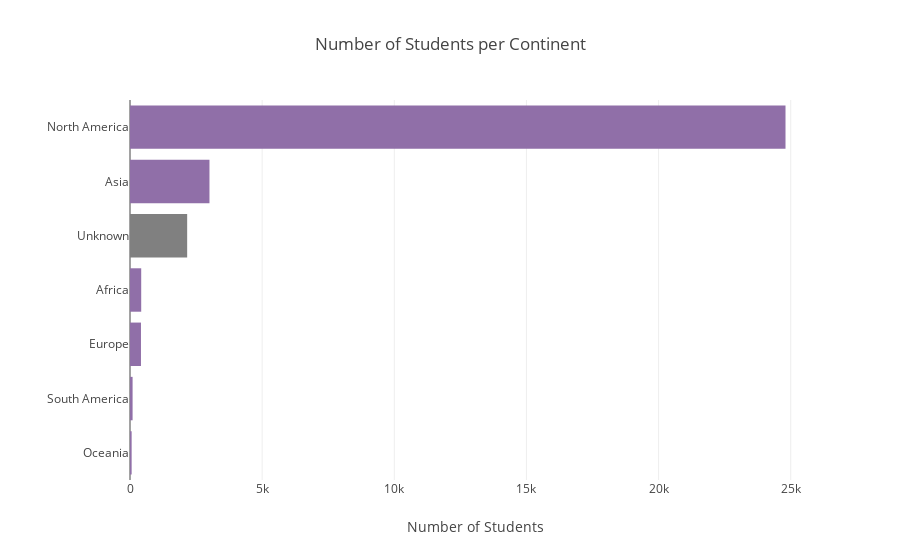

Source (notebook cell):
### Markdown cell above
### **<span style="color: red">Observation: </span>** It is clear that most of the students registered are based on the U.S (** over 24k !** ). The second country with most students is India ( **~ 2500 students** ). In the nexts charts, we'll take a closer look at each continent.
#### **<span style="color: blue">Note: </span>** *The Map is interactive. Feel free to hover over the countries to see the numbers.*

### Code cell
count_students_per_country['Country Continent'] = count_students_per_country['Country Name'].apply(get_continent)
count_students_per_continent = count_students_per_country.groupby('Country Continent').sum().sort_values('Count Students', ascending=False)
#count_students_per_continent

fig = {
    'data': [{
        'type': 'bar',
        'x': count_students_per_continent['Count Students'],
        'y': count_students_per_continent.index.values,
        'orientation': 'h',
        'marker': {'color': [BAR_COLOR if count_students_per_continent.index.values[i] != 'Unknown' else 'grey' for i in range(len(count_students_per_continent))]}
    }],
    'layout': {
        'title': 'Number of Students per Continent',
        'xaxis': {'title': 'Number of Students'},
        'yaxis': {'autorange': 'reversed'},
        'margin': {'l': 130}
    }
}
iplot(fig)

### Figure 1 — Plotly figure (JSON) as saved in the notebook; plotly's stock layout.template omitted (floating-point values rounded to 4 significant figures)
{"data": [{"marker": {"color": ["#906FA8", "#906FA8", "grey", "#906FA8", "#906FA8", "#906FA8", "#906FA8"]}, "orientation": "h", "type": "bar", "uid": "9f78a496-e800-4157-857a-2c9057487ba5", "x": [24802, 3007, 2163, 424, 415, 98, 62], "y": ["North America", "Asia", "Unknown", "Africa", "Europe", "South America", "Oceania"]}], "layout": {"margin": {"l": 130}, "title": {"text": "Number of Students per Continent"}, "xaxis": {"title": {"text": "Number of Students"}}, "yaxis": {"autorange": "reversed"}}}
